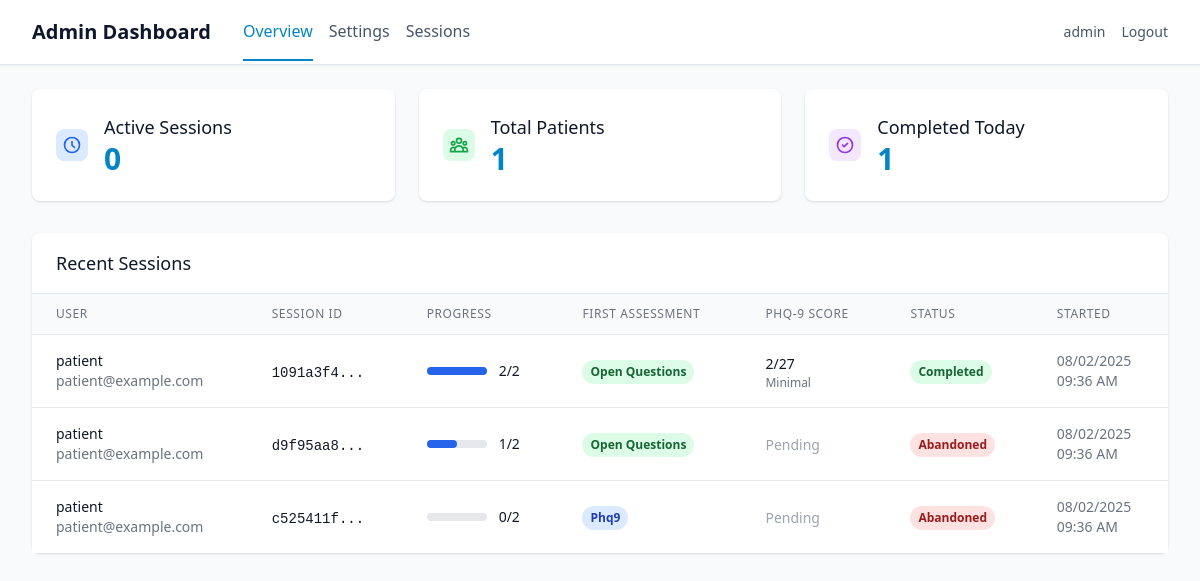
The app's page /admin/dashboard (signed in) with its own data.
### app/models/user.py (models this page shows, shortened)
class User(UserMixin, db.Model):
    id = db.Column(db.Integer, primary_key=True)
    username = db.Column(db.String(80), unique=True, nullable=False)
    email = db.Column(db.String(120), unique=True, nullable=False)
    password_hash = db.Column(db.String(255), nullable=False)
    user_type = db.Column(db.String(20), nullable=False, default='patient')
    created_at = db.Column(db.DateTime, default=datetime.utcnow)
    is_active = db.Column(db.Boolean, default=True)
    patient_profile = db.relationship('PatientProfile', backref='user', uselist=False, cascade='all, delete-orphan')
    assessments = db.relationship('Assessment', backref='user', lazy=True, cascade='all, delete-orphan')
    def is_superuser(self):
        return self.user_type == 'superuser'

### app/models/assessment.py (models this page shows, shortened)
class Assessment(db.Model):
    id = db.Column(db.Integer, primary_key=True)
    user_id = db.Column(db.Integer, db.ForeignKey('user.id'), nullable=False)
    session_id = db.Column(db.String(100), nullable=False, unique=True)
    first_assessment_type = db.Column(db.String(20))  # 'phq9' or 'open_questions'
    phq9_completed = db.Column(db.Boolean, default=False)
    open_questions_completed = db.Column(db.Boolean, default=False)
    status = db.Column(db.String(20), default='in_progress')  # 'in_progress', 'completed', 'abandoned'
    consent_agreed = db.Column(db.Boolean, default=False)
    camera_verified = db.Column(db.Boolean, default=False)
    started_at = db.Column(db.DateTime, default=datetime.utcnow)
    completed_at = db.Column(db.DateTime)
    consent_at = db.Column(db.DateTime)
    camera_check_at = db.Column(db.DateTime)
    first_assessment_started_at = db.Column(db.DateTime)
    phq9_score = db.Column(db.Integer)
    phq9_severity = db.Column(db.String(20))  # 'minimal', 'mild', 'moderate', 'severe'
    phq9_settings = db.Column(db.Text)  # JSON string of PHQ-9 settings used
    recording_settings = db.Column(db.Text)  # JSON string of recording settings used
    chat_settings = db.Column(db.Text)  # JSON string of chat settings used
    assessment_order = db.Column(db.String(20))  # 'phq_first' or 'questions_first'
    phq9_responses = db.relationship('PHQ9Response', backref='assessment', lazy=True, cascade='all, delete-orphan')
    open_responses = db.relationship('OpenQuestionResponse', backref='assessment', lazy=True, cascade='all, delete-orphan')
    emotion_data = db.relationship('EmotionData', backref='assessment', lazy=True, cascade='all, delete-orphan')
    def get_completion_order(self):
            return {
                'first_type': self.first_assessment_type,
                'phq9_completed': self.phq9_completed,
                'open_questions_completed': self.open_questions_completed,
                'both_completed': self.phq9_completed and self.open_questions_completed
            }

### app/routes/admin.py (the view)
@admin_bp.route('/dashboard')
@login_required
@admin_required
def dashboard():
    stats = AdminDashboardService.get_overview_stats()
    recent_sessions = AdminDashboardService.get_recent_sessions(limit=15)
    return render_template('admin/dashboard.html',
                         **stats,
                         recent_sessions=recent_sessions)

### app/services/admin.py (called while the page is built)
    @staticmethod
    def get_overview_stats():
        today = datetime.utcnow().date()
        active_sessions = Assessment.query.filter_by(status='in_progress').count()
        total_patients = db.session.query(Assessment.user_id).distinct().count()
        completed_today = Assessment.query.filter(
            Assessment.status == 'completed',
            func.date(Assessment.completed_at) == today
        ).count()
        return {
            'active_sessions': active_sessions,
            'total_patients': total_patients,
            'completed_today': completed_today
        }

### run.py (called while the page is built)
@app.before_request
def before_request():
    from flask import request
    if not current_user.is_authenticated and request.endpoint not in ['auth.login', 'auth.register', 'static']:
        return redirect(url_for('auth.login'))

### app/templates/admin/dashboard.html (shortened to what this page needs)
{% extends "base.html" %}
{% block nav %}
<nav class="bg-white shadow-sm border-b border-secondary-200">
    <div class="max-w-7xl mx-auto px-4 sm:px-6 lg:px-8">
        <div class="flex justify-between h-16">
            <div class="flex items-center space-x-8">
                <h1 class="text-xl font-semibold text-secondary-900">Admin Dashboard</h1>
                <div class="flex space-x-4">
                    <a href="{{ url_for('admin.dashboard') }}"
                       class="text-primary-600 border-b-2 border-primary-600 pb-4 pt-4">
                        Overview
                    </a>
                    <a href="{{ url_for('settings.show_settings') }}"
                       class="text-secondary-600 hover:text-secondary-900 pb-4 pt-4">
                        Settings
                    </a>
                    <a href="#" class="text-secondary-600 hover:text-secondary-900 pb-4 pt-4">
                        Sessions
                    </a>
                </div>
            </div>
            <div class="flex items-center space-x-4">
                <span class="text-sm text-secondary-600">{{ current_user.username }}</span>
                <a href="{{ url_for('auth.logout') }}"
                   class="text-sm text-secondary-600 hover:text-secondary-900">
                    Logout
                </a>
            </div>
        </div>
    </div>
</nav>
{% endblock %}
{% block content %}
<div class="max-w-7xl mx-auto py-6 sm:px-6 lg:px-8">
    <div class="grid grid-cols-1 md:grid-cols-3 gap-6 mb-8">
        <div class="bg-white rounded-lg shadow p-6">
            <div class="flex items-center">
                <div class="flex-shrink-0">
                    <div class="w-8 h-8 bg-blue-100 rounded-lg flex items-center justify-center">
                        <svg class="w-5 h-5 text-blue-600" fill="none" stroke="currentColor" viewBox="0 0 24 24">
                            <path stroke-linecap="round" stroke-linejoin="round" stroke-width="2" d="M12 8v4l3 3m6-3a9 9 0 11-18 0 9 9 0 0118 0z"/>
                        </svg>
                    </div>
                </div>
                <div class="ml-4">
                    <h3 class="text-lg font-medium text-secondary-900">Active Sessions</h3>
                    <p class="text-3xl font-bold text-primary-600">{{ active_sessions }}</p>
                </div>
            </div>
        </div>
        <div class="bg-white rounded-lg shadow p-6">
            <div class="flex items-center">
                <div class="flex-shrink-0">
                    <div class="w-8 h-8 bg-green-100 rounded-lg flex items-center justify-center">
                    </div>
                </div>
                <div class="ml-4">
                    <h3 class="text-lg font-medium text-secondary-900">Total Patients</h3>
                    <p class="text-3xl font-bold text-primary-600">{{ total_patients }}</p>
                </div>
            </div>
        </div>
        <div class="bg-white rounded-lg shadow p-6">
            <div class="flex items-center">
                <div class="flex-shrink-0">
                    <div class="w-8 h-8 bg-purple-100 rounded-lg flex items-center justify-center">
                        <svg class="w-5 h-5 text-purple-600" fill="none" stroke="currentColor" viewBox="0 0 24 24">
                            <path stroke-linecap="round" stroke-linejoin="round" stroke-width="2" d="M9 12l2 2 4-4m6 2a9 9 0 11-18 0 9 9 0 0118 0z"/>
                        </svg>
                    </div>
                </div>
                <div class="ml-4">
                    <h3 class="text-lg font-medium text-secondary-900">Completed Today</h3>
                    <p class="text-3xl font-bold text-primary-600">{{ completed_today }}</p>
                </div>
            </div>
        </div>
    </div>
    <div class="bg-white rounded-lg shadow">
        <div class="px-6 py-4 border-b border-secondary-200">
            <h3 class="text-lg font-medium text-secondary-900">Recent Sessions</h3>
        </div>
        {% if recent_sessions %}
        <div class="overflow-x-auto">
            <table class="min-w-full divide-y divide-gray-200">
                <thead class="bg-gray-50">
                    <tr>
                        <th class="px-6 py-3 text-left text-xs font-medium text-gray-500 uppercase tracking-wider">User</th>
                        <th class="px-6 py-3 text-left text-xs font-medium text-gray-500 uppercase tracking-wider">Session ID</th>
                        <th class="px-6 py-3 text-left text-xs font-medium text-gray-500 uppercase tracking-wider">Progress</th>
                        <th class="px-6 py-3 text-left text-xs font-medium text-gray-500 uppercase tracking-wider">First Assessment</th>
                        <th class="px-6 py-3 text-left text-xs font-medium text-gray-500 uppercase tracking-wider">PHQ-9 Score</th>
                        <th class="px-6 py-3 text-left text-xs font-medium text-gray-500 uppercase tracking-wider">Status</th>
                        <th class="px-6 py-3 text-left text-xs font-medium text-gray-500 uppercase tracking-wider">Started</th>
                    </tr>
                </thead>
                <tbody class="bg-white divide-y divide-gray-200">
                    {% for session in recent_sessions %}
                    <tr class="hover:bg-gray-50">
                        <td class="px-6 py-4 whitespace-nowrap">
                            <div>
                                <div class="text-sm font-medium text-gray-900">{{ session.username }}</div>
                                <div class="text-sm text-gray-500">{{ session.email }}</div>
                            </div>
                        </td>
                        <td class="px-6 py-4 whitespace-nowrap">
                            <span class="text-sm text-gray-900 font-mono">{{ session.session_id[:8] }}...</span>
                        </td>
                        <td class="px-6 py-4 whitespace-nowrap">
                            <div class="flex items-center">
                                <div class="w-full bg-gray-200 rounded-full h-2 mr-3" style="width: 60px;">
                                    <div class="bg-blue-600 h-2 rounded-full" style="width: {{ (session.progress_count / 2 * 100) }}%"></div>
                                </div>
                                <span class="text-sm font-medium text-gray-900">{{ session.progress_text }}</span>
                            </div>
                        </td>
                        <td class="px-6 py-4 whitespace-nowrap">
                            {% if session.first_type %}
                                <span class="inline-flex px-2 py-1 text-xs font-semibold rounded-full
                                           {% if session.first_type == 'phq9' %}bg-blue-100 text-blue-800{% else %}bg-green-100 text-green-800{% endif %}">
                                    {{ session.first_type.replace('_', ' ').title() }}
                                </span>
                            {% else %}
                                <span class="text-sm text-gray-400">Not started</span>
                            {% endif %}
                        </td>
                        <td class="px-6 py-4 whitespace-nowrap">
                            {% if session.phq9_score is not none %}
                                <div>
                                    <span class="text-sm font-medium text-gray-900">{{ session.phq9_score }}/27</span>
                                    <div class="text-xs text-gray-500 capitalize">{{ session.phq9_severity.replace('_', ' ') if session.phq9_severity else '' }}</div>
                                </div>
                            {% else %}
                                <span class="text-sm text-gray-400">Pending</span>
                            {% endif %}
                        </td>
                        <td class="px-6 py-4 whitespace-nowrap">
                            <span class="inline-flex px-2 py-1 text-xs font-semibold rounded-full {{ session.status_class }}">
                                {{ session.status }}
                            </span>
                        </td>
                        <td class="px-6 py-4 whitespace-nowrap text-sm text-gray-500">
                            <div>{{ session.started_at.strftime('%m/%d/%Y') }}</div>
                            <div>{{ session.started_at.strftime('%I:%M %p') }}</div>
                        </td>
                    </tr>
                    {% endfor %}
                </tbody>
            </table>
        </div>
        {% endif %}
    </div>
</div>
{% endblock %}

### app/templates/base.html (shortened to what this page needs)
<!DOCTYPE html>
<html lang="en" class="h-full">
<head>
    <script src="https://cdn.tailwindcss.com"></script>
</head>
<body class="h-full bg-secondary-50 text-secondary-900 overflow-x-hidden">
    {% block nav %}{% endblock %}
    <main class="{% block main_class %}{% endblock %}">
        {% block content %}{% endblock %}
    </main>
</body>
</html>

### records on screen
User: username "admin"
Assessment: username "patient", email "patient@example.com", session_id "1091a3f4", {{ (session.progress_count / 2 * 100) }} 100.0 (drawn), progress_text "2/2", first_type.replace "Open Questions", phq9_score "2", phq9_severity "Minimal", status "Completed", started_at "08/02/2025", started_at "09:36 AM"
User: username "patient" "patient", email "patient@example.com" "patient@example.com"
Assessment: first_type.replace "Open Questions", started_at "08/02/2025", started_at "09:36 AM"
Assessment: first_type.replace "Phq9", started_at "08/02/2025", started_at "09:36 AM"

### other values on screen
{{ active_sessions }} "0"
{{ total_patients }} "1"
{{ completed_today }} "1"
{{ session.session_id[:8] }} "d9f95aa8" "c525411f"
{{ session.progress_text }} "1/2" "0/2"
{{ session.status }} "Abandoned" "Abandoned"
